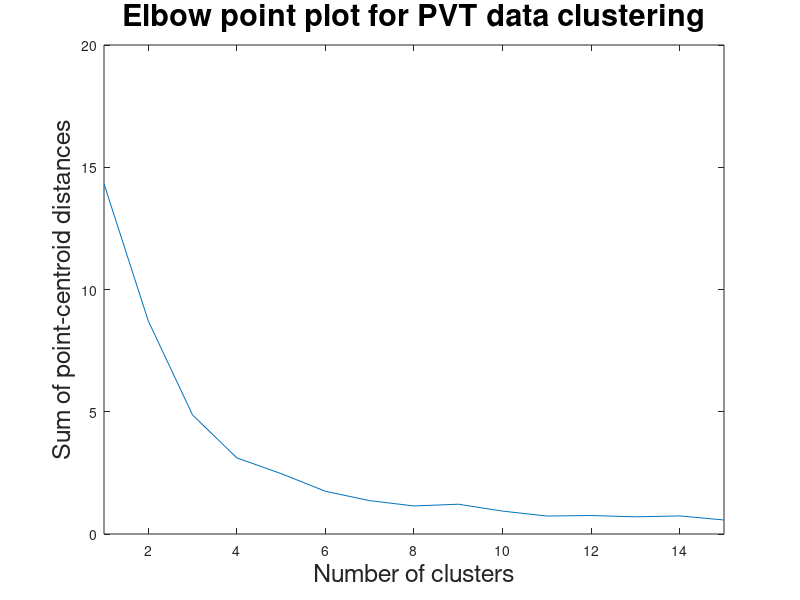
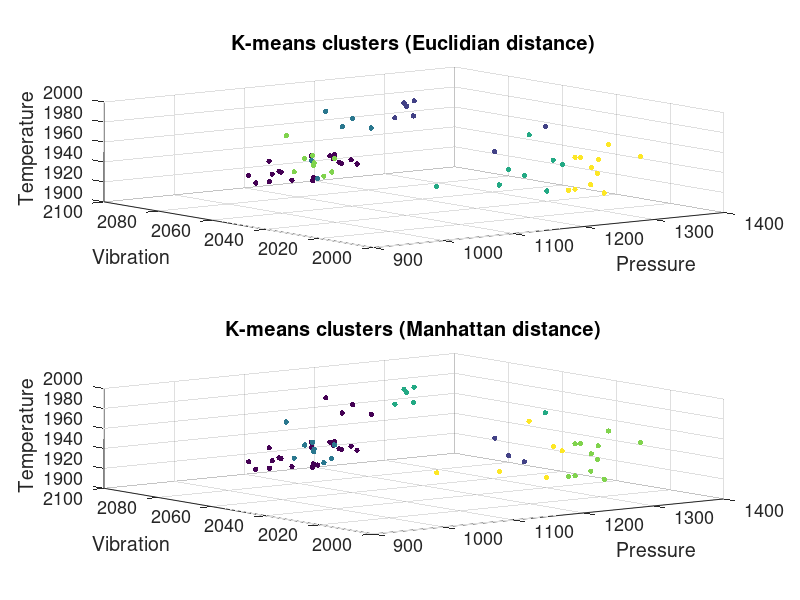

Write the MATLAB code that produced these figures, in order.
load("F1_PVT.mat")
% 

% Evaluate optimal number of clusters
X = PVT_outmat(:,1:3);
[m,~]=size(X); %getting the number of samples
ToTest=15;
Cutoff=0.95;
Repeats=3;
%unit-normalize
MIN=min(X); MAX=max(X);
X=(X-MIN)./(MAX-MIN);
D=zeros(ToTest,1); %initialize the results matrix
for c=1:ToTest %for each sample
    [~,~,dist]=kmeans(X,c,'emptyaction','drop'); %compute the sum of intra-cluster distances
    tmp=sum(dist); %best so far
    
    for cc=2:Repeats %repeat the algo
        [~,~,dist]=kmeans(X,c,'emptyaction','drop');
        tmp=min(sum(dist),tmp);
    end
    D(c,1)=tmp; %collect the best so far in the results vecor
end
Var=D(1:end-1)-D(2:end); %calculate %variance explained
PC=cumsum(Var)/(D(1)-D(end));
[r,~]=find(PC>Cutoff); %find the best index
K=1+r(1,1); %get the optimal number of clusters
[IDX,C,SUMD]=kmeans(X,K); %now rerun one last time with the optimal number of clusters
C=C.*(MAX-MIN)+MIN;

plot(D)
xlabel('Number of clusters','Fontsize',18);
ylabel('Sum of point-centroid distances','Fontsize',18);
title('Elbow point plot for PVT data clustering','Fontsize',22);
xlim([1 15])


opts = statset('Display','final');
[idx,C] = kmeans(PVT_outmat(:, 1:3),6,'Replicates',5,'Options',opts);
[idx_cb,C] = kmeans(PVT_outmat(:, 1:3),6,'Distance','cityblock','Replicates',5,'Options',opts);


figure;
subplot(2,1,1);

scatter3(PVT_outmat(:,1), PVT_outmat(:,2), PVT_outmat(:,3), 15, idx, 'filled');
title('K-means clusters (Euclidian distance)', 'Fontsize', 28)
xlabel('Pressure','FontSize',15)
ylabel('Vibration','FontSize',15)
zlabel('Temperature','FontSize',15)
set(gca,'FontSize',13)
subplot(2,1,2);
scatter3(PVT_outmat(:,1), PVT_outmat(:,2), PVT_outmat(:,3), 15, idx_cb, 'filled');
title('K-means clusters (Manhattan distance)', 'Fontsize', 28)
xlabel('Pressure','FontSize',15)
ylabel('Vibration','FontSize',15)
zlabel('Temperature','FontSize',15)
set(gca,'FontSize',13)

